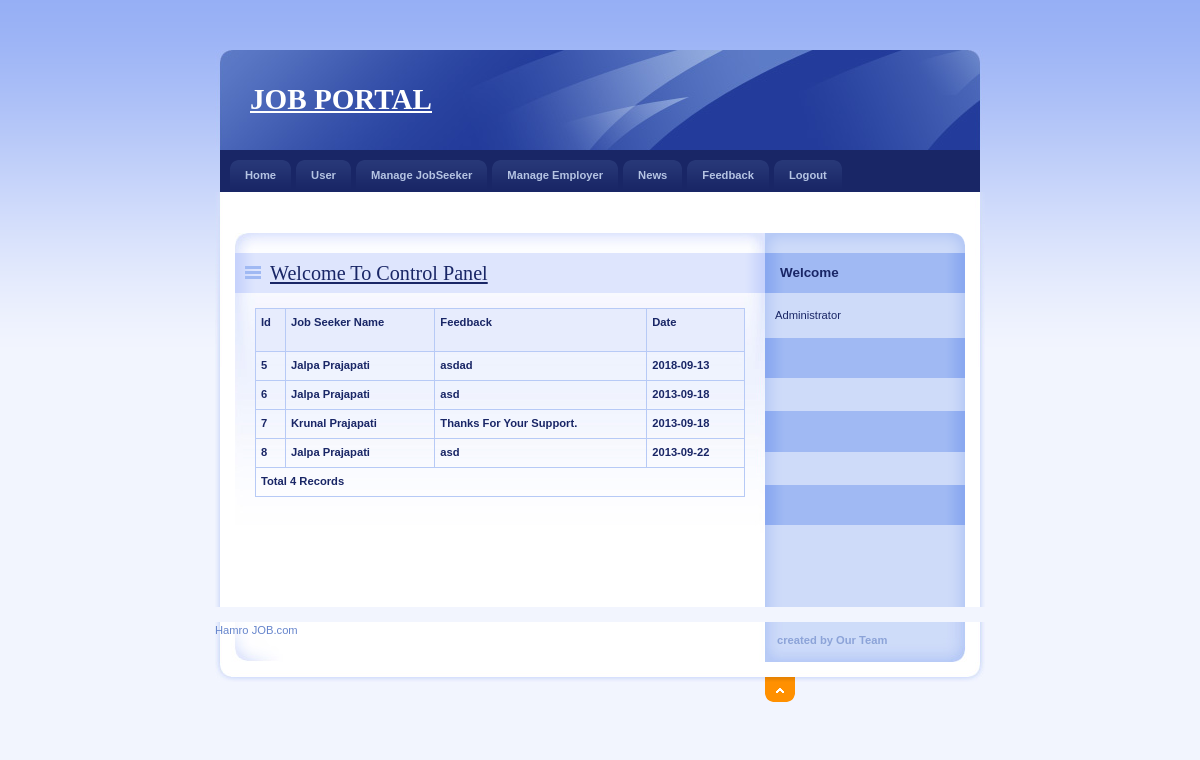
Page /Admin/Feedback.php (signed in) on the earlier database version.
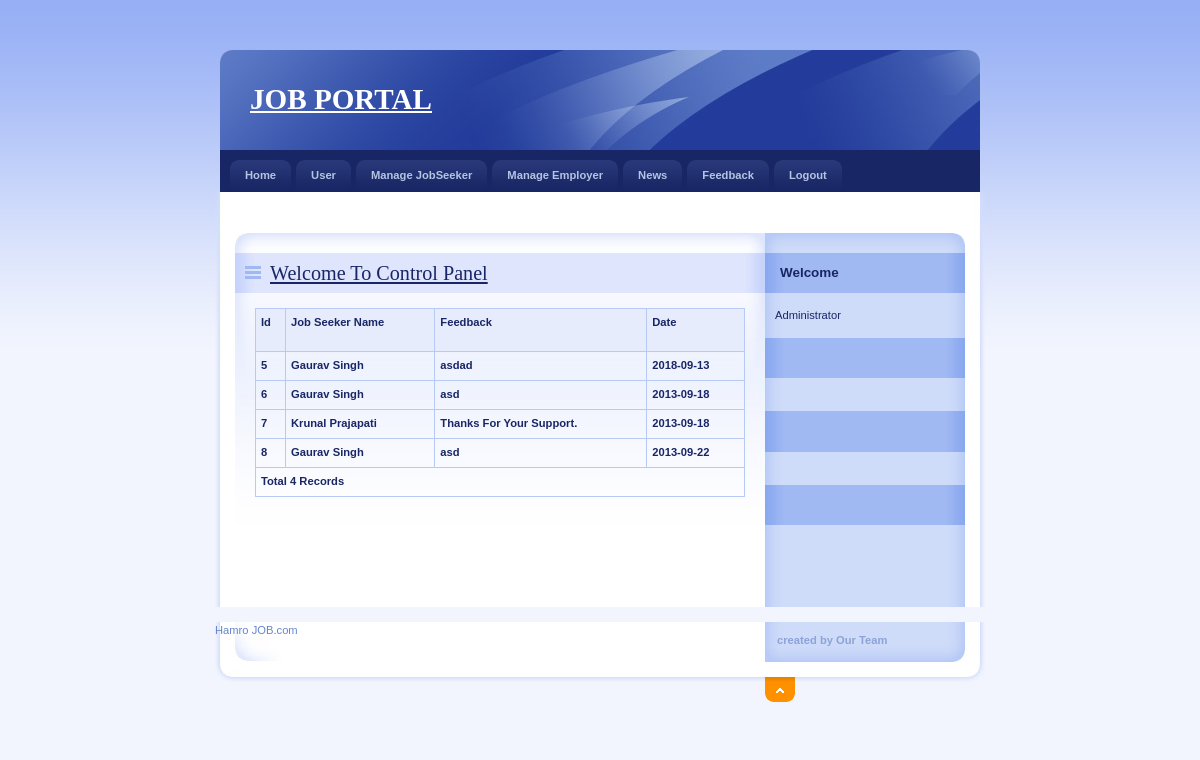
Same page on the later database version.
### tables this page shows
CREATE TABLE IF NOT EXISTS `feedback` (
  `FeedbackId` int(11) NOT NULL AUTO_INCREMENT,
  `JobSeekId` int(11) NOT NULL,
  `Feedback` varchar(200) NOT NULL,
  `FeedbakDate` date NOT NULL,
  PRIMARY KEY (`FeedbackId`)
);

CREATE TABLE IF NOT EXISTS `jobseeker_reg` (
  `JobSeekId` int(11) NOT NULL AUTO_INCREMENT,
  `JobSeekerName` varchar(20) NOT NULL,
  `Address` varchar(100) NOT NULL,
  `City` varchar(20) NOT NULL,
  `Email` varchar(40) NOT NULL,
  `Mobile` bigint(20) NOT NULL,
  `Qualification` varchar(20) NOT NULL,
  `Gender` varchar(10) NOT NULL,
  `BirthDate` date NOT NULL,
  `Resume` varchar(200) NOT NULL,
  `Status` varchar(10) NOT NULL,
  `UserName` varchar(20) NOT NULL,
  `Password` varchar(20) NOT NULL,
  `Question` varchar(100) NOT NULL,
  `Answer` varchar(50) NOT NULL,
  PRIMARY KEY (`JobSeekId`),
  KEY `JobSeekId` (`JobSeekId`)
);

### Admin/Feedback.php (the view, shortened to what this page needs)
<!DOCTYPE html PUBLIC "-//W3C//DTD XHTML 1.0 Strict//EN" "http://www.w3.org/TR/xhtml1/DTD/xhtml1-strict.dtd">
<html xmlns="http://www.w3.org/1999/xhtml" xml:lang="cs" lang="cs">
<head>
    <link rel="stylesheet" media="screen,projection" type="text/css" href="./css/main.css"/>
    <link rel="stylesheet" media="print" type="text/css" href="./css/print.css"/>
    <link rel="stylesheet" media="aural" type="text/css" href="./css/aural.css"/>
</head>
<body id="www-url-cz">
<div id="main" class="box">
    <?php
    include "Header.php"
    ?>
    <?php
    include "menu.php"
    ?>
    <div id="page" class="box">
        <div id="page-in" class="box">
            <div id="strip" class="box noprint">
                <p id="breadcrumbs">&nbsp;</p>
            </div>
            <div id="content">
                <div class="article">
                    <h2><span><a href="#">Welcome To Control Panel</a></span></h2>
                    <table width="100%" border="1" bordercolor="#1CB5F1">
                        <tr>
                            <th height="32" bgcolor="#1CB5F1" class="style3">
                                <div align="left" class="style9 style5"><strong>Id</strong></div>
                            </th>
                            <th bgcolor="#1CB5F1" class="style3">
                                <div align="left" class="style9 style5"><strong>Job Seeker Name</strong></div>
                            </th>
                            <th bgcolor="#1CB5F1" class="style3">
                                <div align="left" class="style9 style5"><strong>Feedback</strong></div>
                            </th>
                            <th bgcolor="#1CB5F1" class="style3">
                                <div align="left" class="style12">Date</div>
                            </th>
                        </tr>
                        <?php
                        $con = mysqli_connect("localhost", "root", "", "job");
                        $sql = "select FeedbackId,Feedback,FeedbakDate,JobSeekerName from Feedback,JobSeeker_Reg where Feedback.JobSeekId=JobSeeker_Reg.JobSeekId";
                        $result = mysqli_query($con,$sql);
                        while ($row = mysqli_fetch_array($result)) {
                            $Id = $row['FeedbackId'];
                            $Name = $row['JobSeekerName'];
                            $Feedback = $row['Feedback'];
                            $FeedbakDate = $row['FeedbakDate'];
                            ?>
                            <tr>
                                <td class="style3">
                                    <div align="left" class="style9 style5"><strong><?php echo $Id; ?></strong></div>
                                </td>
                                <td class="style3">
                                    <div align="left" class="style9 style5"><strong><?php echo $Name; ?></strong></div>
                                </td>
                                <td class="style3">
                                    <div align="left" class="style9 style5"><strong><?php echo $Feedback; ?></strong>
                                    </div>
                                </td>
                                <td class="style3">
                                    <div align="left" class="style9 style5"><strong><?php echo $FeedbakDate; ?></strong>
                                    </div>
                                </td>
                            </tr>
                            <?php
                        }
                        $records = mysqli_num_rows($result);
                        ?>
                        <tr>
                            <td colspan="4" class="style3">
                                <div align="left" class="style12"><?php echo "Total " . $records . " Records"; ?> </div>
                            </td>
                        </tr>
                    </table>
                    <p>&nbsp;</p>
                    <p class="btn-more box noprint">&nbsp;</p>
                </div>
            </div>
            <?php
            include "right.php"
            ?>
        </div>
    </div>
    <?php
    include "footer.php"
    ?>
</div>
</body>
</html>

Differences in the rows shown:
changed through a linked row, feedback "asdad": JobSeekId.JobSeekerName "Jalpa Prajapati" → "Gaurav Singh"
changed through a linked row, feedback id 6: JobSeekId.JobSeekerName "Jalpa Prajapati" → "Gaurav Singh"
changed through a linked row, feedback id 8: JobSeekId.JobSeekerName "Jalpa Prajapati" → "Gaurav Singh"
